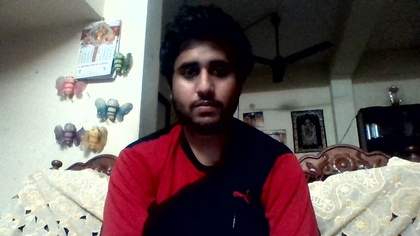
%> input picture Image Processing Assignment3&4/Image.jpg, 420 x 236 px, shrunk from 1280 x 720 before the run
$ octave Assignment2.m   (GNU Octave 9; MATLAB toolbox functions it lacks are replaced by stand-ins)
%> lines starting %> are read from the running program, lines starting %| are printed output that depends on the picture
### Image Processing Assignment3&4/colortogray.m
function output = colortogray(input)
    [x,y,~] = size(input);
    output = zeros(x,y,'uint8');
    for i = 1:x
        for j = 1:y
            output(i,j) = input(i,j,1)*0.2989+input(i,j,2)*0.5870+input(i,j,3)*0.114;
        end
    end


### Image Processing Assignment3&4/waste/brightness.m
function output = brightness(input,k)
	[~,~,z] = size(input);
	if z == 3
		input = colortogray(input);
	end
    output = input + 255*k;

### Image Processing Assignment3&4/waste/contrast.m
function output = contrast(input, k)
	[~,~,z] = size(input);
	if z == 3
		input = colortogray(input);
	end
    m = 255/2;
    if k<0
        k = -k*m;
        %disp(k);
        input = double(input);
        output = input*((m-k)/m) + k;
        output = uint8(output);
    elseif k>0
        k = k*m;
        %disp(k);
        input = double(input);
        output = (m/(m-k))*(input - k);
        output = uint8(output);
    else
        output = input;
    end

### Image Processing Assignment3&4/histtofreq.m
function output = histtofreq(input)
    [x,y,z] = size(input);
	if z == 3
		input = colortogray(input);
	end
    output = zeros(1,256,'uint64');
    for i = 1:x
        for j = 1:y
            output(input(i,j) + 1) = output(input(i,j) + 1) + 1;
        end
    end

### Image Processing Assignment3&4/waste/equalization.m
function output = equalization(input)
    [x,y,z] = size(input);
    if z == 3
        input = colortogray(input);
    end
    freq = histtofreq(input);
    for i = 2:256
        freq(i) = freq(i-1)+freq(i);
    end
    tot = x*y;
    newscale = zeros(1,256, 'uint8');
    for i = 1:256
        newscale(i) = (freq(i)*255)/tot;
    end
    output = zeros(x, y, 'uint8');
    for i = 1:x
        for j = 1:y
            output(i,j) = newscale(input(i,j)+1);
        end
    end


### Image Processing Assignment3&4/waste/Assignment2.m
imdata = imread('Image.jpg');
%> imdata is the input picture: size 236x420x3 uint8; mean R, G, B 110.2, 97, 95.7

gydata = colortogray(imdata);

increasebrightness = brightness(gydata,0.2);
decreasebrightness = brightness(gydata,-0.2);

increasecontrast = contrast(gydata,0.2);
decreasecontrast = contrast(gydata,-0.2);

figure;imhist(gydata);title('Original Histogram');
%> after `title('Original Histogram')`:
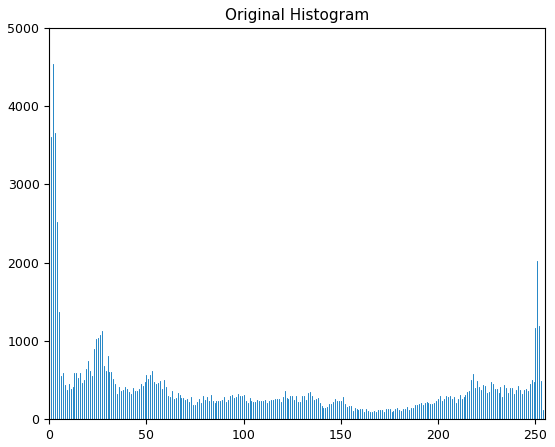
%> figure redrawn from the program's plot data; highest point at x = 2, y = 4541
figure;imhist(equalization(gydata));title('Equaliased Histogram');
%> after the loop in histtofreq, `for i = 1:x`: output = 256 values, max 4541 at index 3, min 0 at index 256, mean 387.2
%> in equalization, `freq = histtofreq(input);`: freq has the same summary as output in histtofreq
%> after the loop in equalization, `for i = 2:256`: freq = 256 values from 608 to 99120
%> after the loop in equalization, `for i = 1:256`: newscale = 256 values from 2 to 255
figure;imhist(decreasebrightness);title('Decrease Brightness Histogram');
figure;imhist(increasebrightness);title('Increase Brightness Histogram');
figure;imhist(decreasecontrast);title('Decrease Contrast Histogram');
figure;imhist(increasecontrast);title('Increase Contrast Histogram');
figure;imhist(equalization(decreasebrightness));title('Equalized Decrease Brightness Histogram');
%> in equalization (call 2), `freq = histtofreq(input);`: freq = 256 values, max 41600 at index 1, min 0 at index 206, mean 387.2
%> after the loop in equalization (call 2), `for i = 2:256`: freq = 256 values from 41600 to 99120
%> after the loop in equalization (call 2), `for i = 1:256`: newscale = 256 values from 107 to 255
%> after the loop in equalization (call 2), `for i = 1:x`:
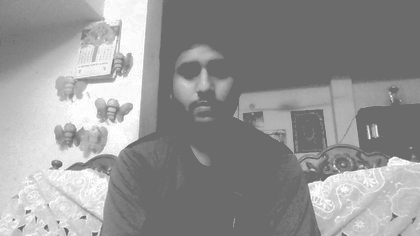
%> output: size 236x420 uint8; min 107, max 255, mean 150.3
figure;imhist(equalization(increasebrightness));title('Equalized Increase Brightness Histogram');
%> in equalization (call 3), `freq = histtofreq(input);`: freq = 256 values, max 22330 at index 255, min 0 at index 1, mean 387.2
%> after the loop in equalization (call 3), `for i = 2:256`: freq = 256 values from 0 to 99120
%> after the loop in equalization (call 3), `for i = 1:256`: newscale = 256 values from 0 to 255
%> after the loop in equalization (call 3), `for i = 1:x`:
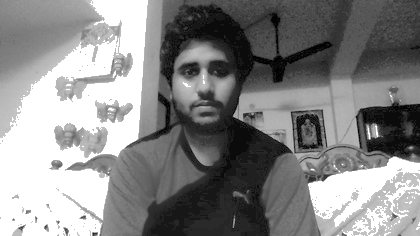
%> output: size 236x420 uint8; min 2, max 255, mean 135
%> after `title('Equalized Increase Brightness Histogram')`:
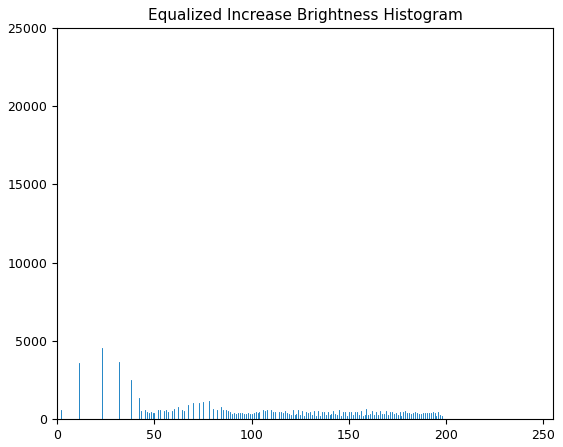
%> figure redrawn from the program's plot data; highest point at x = 255, y = 22330
figure;imhist(equalization(decreasecontrast));title('Equalized Decrease Contrast Histogram');
%> after `title('Equalized Decrease Contrast Histogram')`:
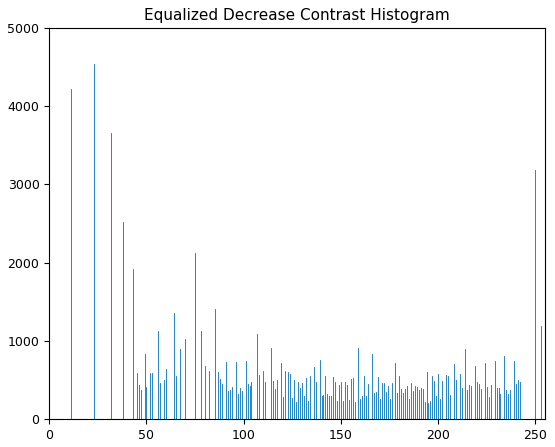
%> figure redrawn from the program's plot data; highest point at x = 23, y = 4541
figure;imhist(equalization(increasecontrast));title('Equalized Increase Contrast Histogram');
%> in equalization (call 5), `freq = histtofreq(input);`: freq = 256 values, max 28262 at index 1, min 0 at index 6, mean 387.2
%> after the loop in equalization (call 5), `for i = 2:256`: freq = 256 values from 28262 to 99120
%> after the loop in equalization (call 5), `for i = 1:256`: newscale = 256 values from 73 to 255
%> after the loop in equalization (call 5), `for i = 1:x`:
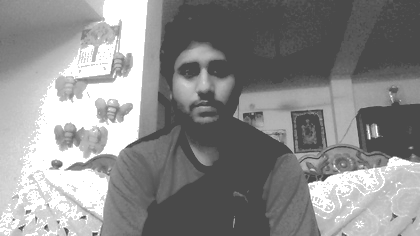
%> output: size 236x420 uint8; min 73, max 255, mean 140.4
%> after `title('Equalized Increase Contrast Histogram')`:
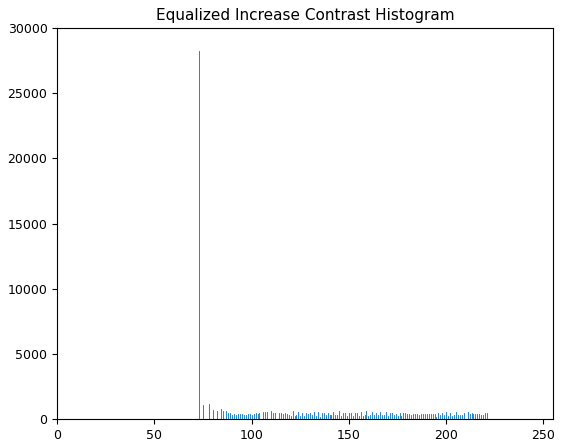
%> figure redrawn from the program's plot data; highest point at x = 73, y = 28262

figure;imshow(gydata);title('Original Image');
figure;imshow(equalization(imdata));title('Equalized Image');
figure;imshow(decreasebrightness);title('Decrease Brightness');
figure;imshow(increasebrightness);title('Increase Brightness');
figure;imshow(decreasecontrast);title('Decrease Contrast');
figure;imshow(increasecontrast);title('Increase Contrast');
figure;imshow(equalization(decreasebrightness));title('Equalized Decrease Brightness');
figure;imshow(equalization(increasebrightness));title('Equalized Increase Brightness');
figure;imshow(equalization(decreasecontrast));title('Equalized Decrease Contrast');
figure;imshow(equalization(increasecontrast));title('Equalized Increase Contrast');
